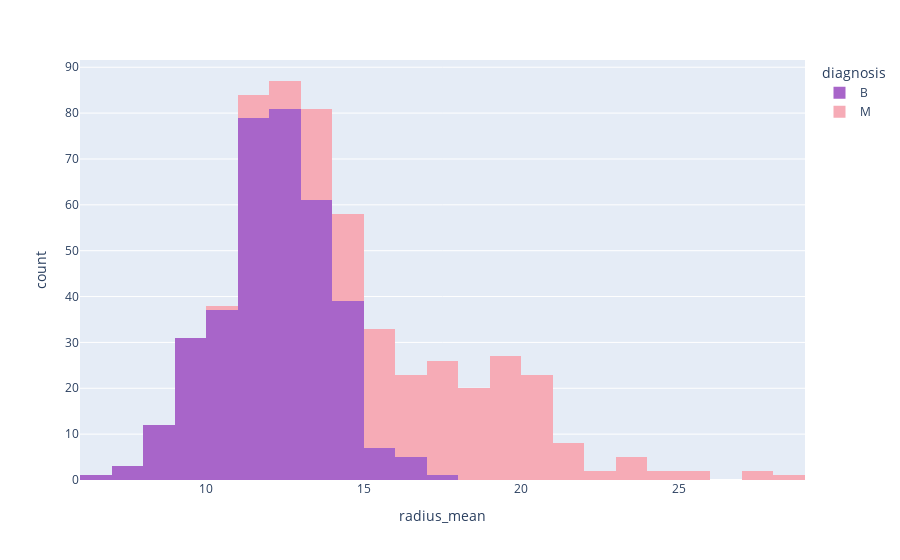

Notebook source saved alongside this figure:
### Code cell
px.histogram(data_frame=data,x='radius_mean',color='diagnosis',color_discrete_sequence=['#A865C9','#f6abb6'])

### Figure 1 — Plotly figure (JSON) as saved in the notebook; plotly's stock layout.template omitted (floating-point values rounded to 4 significant figures; data arrays with more than 128 entries replaced by an {"elided": "..."} marker saying what was removed)
{"data": [{"alignmentgroup": "True", "bingroup": "x", "hovertemplate": "diagnosis=B<br>radius_mean=%{x}<br>count=%{y}<extra></extra>", "legendgroup": "B", "marker": {"color": "#A865C9", "pattern": {"shape": ""}}, "name": "B", "offsetgroup": "B", "orientation": "v", "showlegend": true, "type": "histogram", "x": {"elided": "357 float values"}, "xaxis": "x", "yaxis": "y"}, {"alignmentgroup": "True", "bingroup": "x", "hovertemplate": "diagnosis=M<br>radius_mean=%{x}<br>count=%{y}<extra></extra>", "legendgroup": "M", "marker": {"color": "#f6abb6", "pattern": {"shape": ""}}, "name": "M", "offsetgroup": "M", "orientation": "v", "showlegend": true, "type": "histogram", "x": {"elided": "212 float values"}, "xaxis": "x", "yaxis": "y"}], "layout": {"barmode": "relative", "legend": {"title": {"text": "diagnosis"}, "tracegroupgap": 0}, "margin": {"t": 60}, "xaxis": {"anchor": "y", "domain": [0, 1], "title": {"text": "radius_mean"}}, "yaxis": {"anchor": "x", "domain": [0, 1], "title": {"text": "count"}}}}
